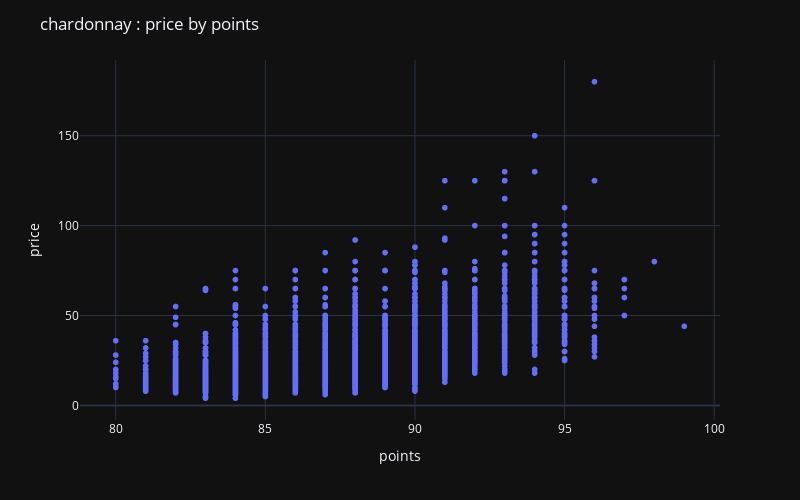

Source (notebook cell):
### Code cell
fig_chardonay = px.scatter(data_frame=df_usa_chardonay,x='points',y='price')

fig_chardonay.update_layout(template='plotly_dark', title='chardonnay : price by points' ,height = 500,width=800)
fig_chardonay.show()

### Figure 1 — Plotly figure (JSON) as saved in the notebook; plotly's stock layout.template omitted (floating-point values rounded to 4 significant figures; data arrays with more than 128 entries replaced by an {"elided": "..."} marker saying what was removed)
{"data": [{"hovertemplate": "points=%{x}<br>price=%{y}<extra></extra>", "legendgroup": "", "marker": {"color": "#636efa", "symbol": "circle"}, "mode": "markers", "name": "", "showlegend": false, "type": "scattergl", "x": {"elided": "6772 int values"}, "xaxis": "x", "y": {"elided": "6772 int values"}, "yaxis": "y"}], "layout": {"height": 500, "legend": {"tracegroupgap": 0}, "margin": {"t": 60}, "title": {"text": "chardonnay : price by points"}, "width": 800, "xaxis": {"anchor": "y", "domain": [0, 1], "title": {"text": "points"}}, "yaxis": {"anchor": "x", "domain": [0, 1], "title": {"text": "price"}}}}
